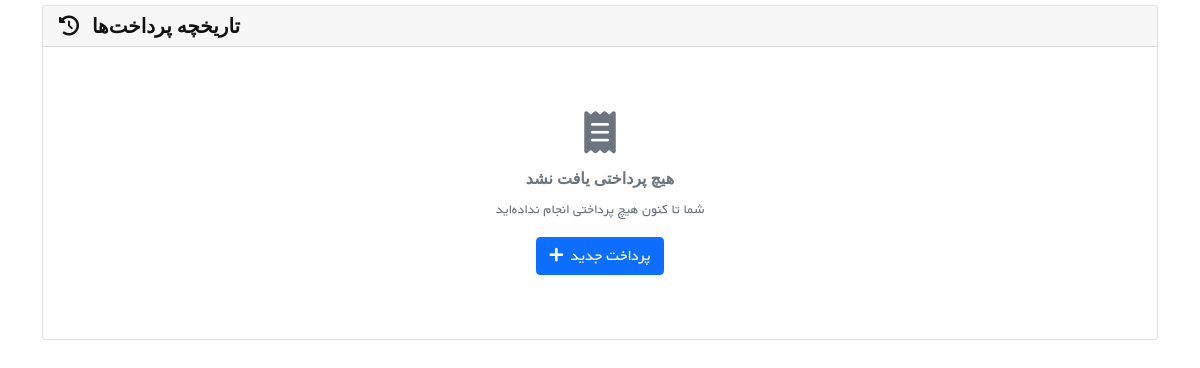
The app's page /order/payment-history/ (signed in), older data.
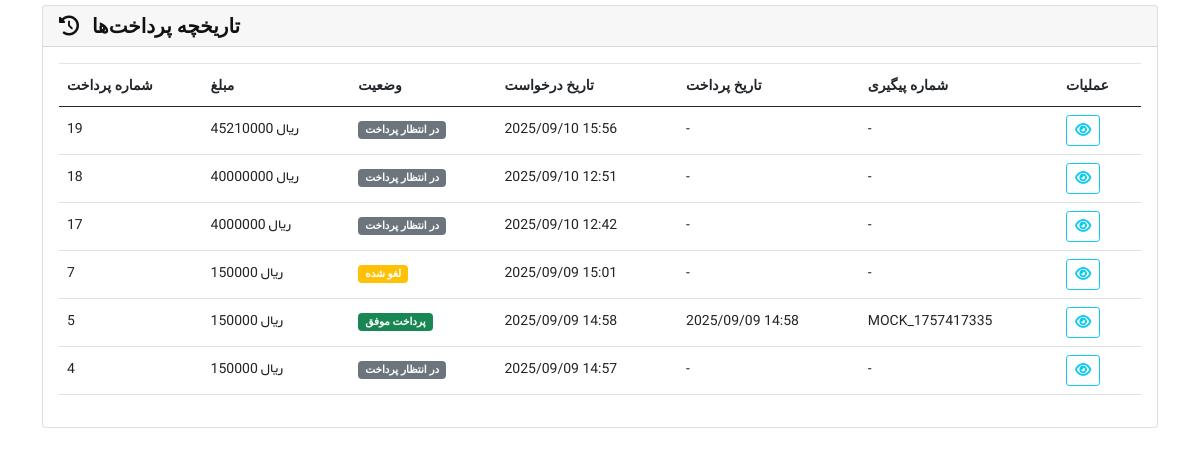
The same page, newer data.
### order_module/models.py (models this page shows, shortened)
class Payment(models.Model):
    STATUS_CHOICES = [
        ('pending', 'در انتظار پرداخت'),
        ('success', 'پرداخت موفق'),
        ('failed', 'پرداخت ناموفق'),
        ('cancelled', 'لغو شده'),
    ]
    user = models.ForeignKey(User, on_delete=models.CASCADE, verbose_name='کاربر')
    order = models.ForeignKey(Order, on_delete=models.CASCADE, verbose_name='سفارش', null=True, blank=True)
    amount = models.PositiveIntegerField(verbose_name='مبلغ (ریال)')
    authority = models.CharField(max_length=100, verbose_name='کد مرجع', null=True, blank=True)
    ref_id = models.CharField(max_length=100, verbose_name='شماره پیگیری', null=True, blank=True)
    status = models.CharField(max_length=20, choices=STATUS_CHOICES, default='pending', verbose_name='وضعیت')
    description = models.TextField(verbose_name='توضیحات', null=True, blank=True)
    created_at = models.DateTimeField(auto_now_add=True, verbose_name='تاریخ ایجاد')
    updated_at = models.DateTimeField(auto_now=True, verbose_name='تاریخ بروزرسانی')
    payment_date = models.DateTimeField(null=True, blank=True, verbose_name='تاریخ پرداخت')
    class Meta:
        verbose_name = 'پرداخت'
        verbose_name_plural = 'پرداخت‌ها'
        ordering = ['-created_at']

### order_module/views.py (the view)
# urls.py: path('payment-history/', views.PaymentHistoryView.as_view(), name='payment_history'),
class PaymentHistoryView(View):
    def get(self, request):
        if not request.user.is_authenticated:
            return redirect('login')
        payments = Payment.objects.filter(user=request.user).order_by('-created_at')
        return render(request, 'order_module/payment_history.html', {'payments': payments})

### order_module/templates/order_module/payment_history.html (shortened to what this page needs)
{% extends 'shared/_layout.html' %}
{% load static %}
{% block content %}
<div class="container mt-5">
    <div class="row">
        <div class="col-12">
            <div class="card">
                <div class="card-header">
                    <h4 class="mb-0">
                        <i class="fas fa-history me-2"></i>
                        تاریخچه پرداخت‌ها
                    </h4>
                </div>
                <div class="card-body">
                    {% if payments %}
                        <div class="table-responsive">
                            <table class="table table-hover">
                                <thead>
                                    <tr>
                                        <th>شماره پرداخت</th>
                                        <th>مبلغ</th>
                                        <th>وضعیت</th>
                                        <th>تاریخ درخواست</th>
                                        <th>تاریخ پرداخت</th>
                                        <th>شماره پیگیری</th>
                                        <th>عملیات</th>
                                    </tr>
                                </thead>
                                <tbody>
                                    {% for payment in payments %}
                                    <tr>
                                        <td>{{ payment.id }}</td>
                                        <td>{{ payment.amount|floatformat:0 }} ریال</td>
                                        <td>
                                            {% if payment.status == 'success' %}
                                                <span class="badge bg-success">{{ payment.get_status_display }}</span>
                                            {% elif payment.status == 'failed' %}
                                                <span class="badge bg-danger">{{ payment.get_status_display }}</span>
                                            {% elif payment.status == 'cancelled' %}
                                                <span class="badge bg-warning">{{ payment.get_status_display }}</span>
                                            {% else %}
                                                <span class="badge bg-secondary">{{ payment.get_status_display }}</span>
                                            {% endif %}
                                        </td>
                                        <td>{{ payment.created_at|date:"Y/m/d H:i" }}</td>
                                        <td>
                                            {% if payment.payment_date %}
                                                {{ payment.payment_date|date:"Y/m/d H:i" }}
                                            {% else %}
                                                -
                                            {% endif %}
                                        </td>
                                        <td>
                                            {% if payment.ref_id %}
                                                {{ payment.ref_id }}
                                            {% else %}
                                                -
                                            {% endif %}
                                        </td>
                                        <td>
                                            <button class="btn btn-sm btn-outline-info"
                                                    data-bs-toggle="modal"
                                                    data-bs-target="#paymentModal{{ payment.id }}">
                                                <i class="fas fa-eye"></i>
                                            </button>
                                        </td>
                                    </tr>
                                    {% endfor %}
                                </tbody>
                            </table>
                        </div>
                    {% else %}
                        <div class="text-center py-5">
                            <i class="fas fa-receipt fa-3x text-muted mb-3"></i>
                            <h5 class="text-muted">هیچ پرداختی یافت نشد</h5>
                            <p class="text-muted">شما تا کنون هیچ پرداختی انجام نداده‌اید</p>
                            <a href="{% url 'payment_form' %}" class="btn btn-primary">
                                <i class="fas fa-plus me-1"></i>
                                پرداخت جدید
                            </a>
                        </div>
                    {% endif %}
                </div>
            </div>
        </div>
    </div>
</div>
{% endblock %}

### templates/shared/_layout.html (shortened to what this page needs)
{% load render_partial %}
{% include 'shared/header_refrences.html' %}
<link rel="stylesheet" href="https://cdn.jsdelivr.net/npm/swiper@11/swiper-bundle.min.css"/>
<body>
{% block content %}{% endblock %}
</body>

### templates/shared/header_refrences.html (shortened to what this page needs)
{% load static %}
<!doctype html>
<html class="no-js" lang="zxx">
   <head>
      <link rel="stylesheet" href="{% static 'css/preloader.css' %}">
      <link rel="stylesheet" href="{% static 'css/bootstrap.css' %}">
      <link rel="stylesheet" href="{% static 'css/meanmenu.css' %}">
      <link rel="stylesheet" href="{% static 'css/animate.css' %}">
      <link rel="stylesheet" href="{% static 'css/owl-carousel.css' %}">
      <link rel="stylesheet" href="{% static 'css/swiper-bundle.css' %}">
      <link rel="stylesheet" href="{% static 'css/backtotop.css' %}">
      <link rel="stylesheet" href="{% static 'css/magnific-popup.css' %}">
      <link rel="stylesheet" href="{% static 'css/nice-select.css' %}">
      <link rel="stylesheet" href="{% static 'css/font-awesome-pro.css' %}">
      <link rel="stylesheet" href="{% static 'flaticon/flaticon.css' %}">
      <link rel="stylesheet" href="{% static 'css/default.css' %}">
      <link rel="stylesheet" href="{% static 'css/style.css' %}?v=2">
       <link href="https://cdn.jsdelivr.net/gh/rastikerdar/vazir-font@v30.1.0/dist/font-face.css" rel="stylesheet">
       <link href="https://cdn.jsdelivr.net/npm/select2@4.1.0-rc.0/dist/css/select2.min.css" rel="stylesheet" />
<link rel="stylesheet" href="https://cdnjs.cloudflare.com/ajax/libs/OwlCarousel2/2.3.4/assets/owl.carousel.min.css" />
<link rel="stylesheet" href="https://cdnjs.cloudflare.com/ajax/libs/OwlCarousel2/2.3.4/assets/owl.theme.default.min.css" />
      <link rel="stylesheet" href="https://cdnjs.cloudflare.com/ajax/libs/font-awesome/6.7.0/css/all.min.css" />
   </head>
</html>

### static/css/default.css (style rules this page uses)
.mt-5 { margin-top:5px !important }

Row changes from the older to the newer data that the page shows:
added Payment: id "19", amount "45210000", status "در انتظار پرداخت", created_at "2025/09/10 15:56"
added Payment: id "18", amount "40000000", status "در انتظار پرداخت", created_at "2025/09/10 12:51"
added Payment: id "17", amount "4000000", status "در انتظار پرداخت", created_at "2025/09/10 12:42"
added Payment: id "7", amount "150000", status "لغو شده", created_at "2025/09/09 15:01"
added Payment: id "5", amount "150000", status "پرداخت موفق", created_at "2025/09/09 14:58", payment_date "2025/09/09 14:58", ref_id "MOCK_1757417335"
added Payment: id "4", amount "150000", status "در انتظار پرداخت", created_at "2025/09/09 14:57"
Text that changed along with them:
text no longer shown: "هیچ پرداختی یافت نشد شما تا کنون هیچ پرداختی انجام نداده‌اید پرداخت جدید"
text now shown: "شماره پرداخت مبلغ وضعیت تاریخ درخواست تاریخ پرداخت شماره پیگیری عملیات"
